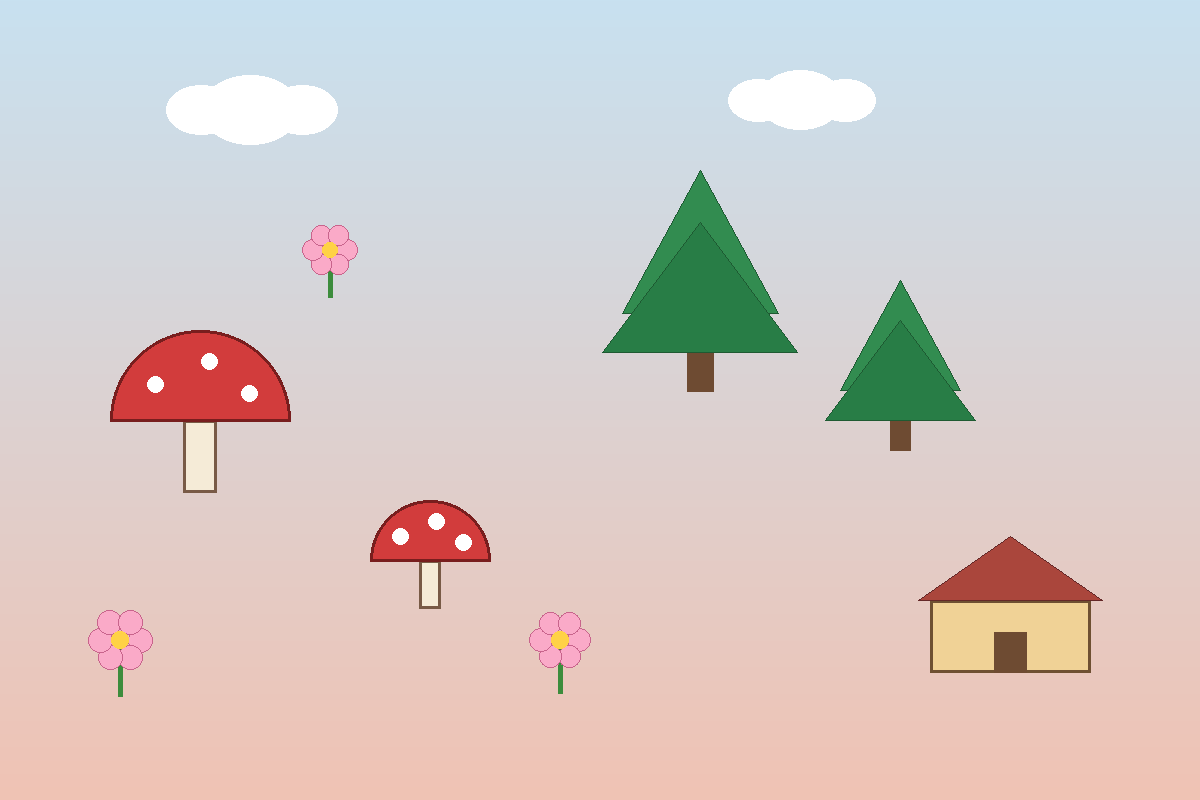
#> input picture examples/scene.png, 1200 x 800 px
$ python grid_overlay.py ../examples/scene.png out.png
#> lines starting #> are read from the running program, lines starting #| are printed output that depends on the picture
#!/usr/bin/env python3
"""在图上叠加带坐标标注的网格，方便读出元素的像素框；支持只看某一块区域并放大。

用法
  python grid_overlay.py IMG OUT.png [--step 100] [--region x0,y0,x1,y1] [--scale 2]

--region 指定后，网格标注的仍是原图坐标，所以读出来的数可以直接写进 boxes.json。
"""
import argparse

from PIL import Image, ImageDraw, ImageFont, ImageOps


def font(size):
    import os
    for p in ("/usr/share/fonts/opentype/noto/NotoSansCJK-Regular.ttc",
              "/usr/share/fonts/truetype/dejavu/DejaVuSans.ttf"):
        if os.path.exists(p):
            return ImageFont.truetype(p, size)
    return ImageFont.load_default()


def main():
    ap = argparse.ArgumentParser()
    ap.add_argument("image")
    ap.add_argument("out")
    ap.add_argument("--step", type=int, default=100)
    ap.add_argument("--region", help="x0,y0,x1,y1（原图坐标）")
    ap.add_argument("--scale", type=float, default=1.0)
    a = ap.parse_args()

    im = ImageOps.exif_transpose(Image.open(a.image)).convert("RGB")
#> im is the input picture: PIL image 1200x800 RGB; mean R, G, B 214, 203.1, 200.7
    W, H = im.size
#> W = 1200; H = 800
    x0, y0, x1, y1 = 0, 0, W, H
#> x0 = 0; y0 = 0; x1 = 1200; y1 = 800
    if a.region:
        x0, y0, x1, y1 = [int(float(v)) for v in a.region.split(",")]
    im = im.crop((x0, y0, x1, y1))
    s = a.scale
    if s != 1.0:
        im = im.resize((int(im.width * s), int(im.height * s)), Image.LANCZOS)
    d = ImageDraw.Draw(im, "RGBA")
    f = font(max(11, int(12 * max(s, 1))))
    st = a.step

    gx = (x0 // st + 1) * st if x0 % st else x0
#> gx = 0
    while gx < x1:
        px = (gx - x0) * s
        d.line([(px, 0), (px, im.height)], fill=(255, 0, 80, 110), width=1)
        d.text((px + 3, 2), str(gx), fill=(255, 0, 80, 255), font=f)
        gx += st
#> after the loop, gx = 1200
    gy = (y0 // st + 1) * st if y0 % st else y0
#> gy = 0
    while gy < y1:
        py = (gy - y0) * s
        d.line([(0, py), (im.width, py)], fill=(0, 90, 255, 110), width=1)
        d.text((3, py + 2), str(gy), fill=(0, 90, 255, 255), font=f)
        gy += st
#> after the loop, gy = 800
    im.save(a.out)
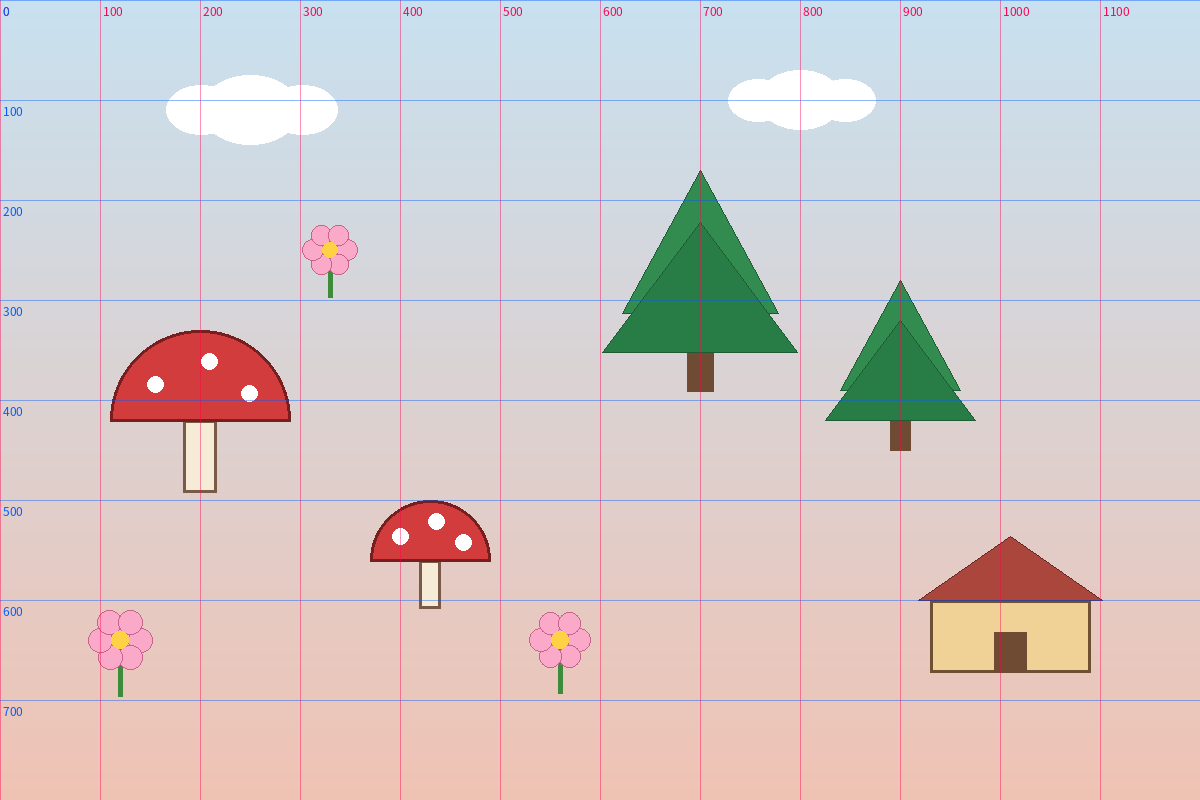
#> saved as out.png: PIL image 1200x800 RGB; mean R, G, B 213.2, 201.5, 200.3
    print(f"{a.out} 原图 {W}x{H}，区域 ({x0},{y0})-({x1},{y1})，输出 {im.width}x{im.height}")
#| out.png 原图 1200x800，区域 (0,0)-(1200,800)，输出 1200x800


if __name__ == "__main__":
    main()
